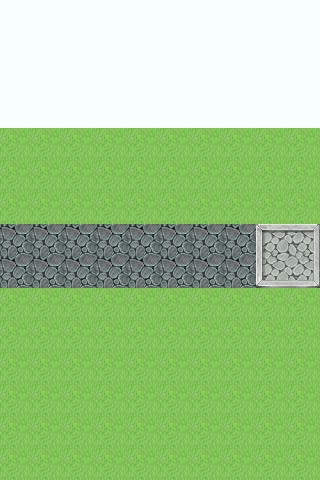

Tiled map render using the project's own tile images. Description and the map definition, with tile-layer contents summarised, below:
An orthogonal 10x15 tile map with 32x32 px tiles, 2 tile layers (Piso1, Piso2), 4 tilesets.

<map version="1.2" tiledversion="1.2.2" orientation="orthogonal" renderorder="right-down" width="10" height="15" tilewidth="32" tileheight="32" infinite="0" nextlayerid="3" nextobjectid="1">
 <tileset firstgid="1" source="tsx/Objetos03.tsx" />
 <tileset firstgid="551" source="tsx/Piso03.tsx" />
 <tileset firstgid="679" source="tsx/Editados01.tsx" />
 <tileset firstgid="871" source="tsx/Piso02.tsx" />
 <layer id="1" name="Piso1" width="10" height="15">
  <data>[150 cells, 150 non-empty, 3 distinct tile ids]</data>
 </layer>
 <layer id="2" name="Piso2" width="10" height="15">
  <data>[150 cells, 4 non-empty, 4 distinct tile ids]</data>
 </layer>
</map>
